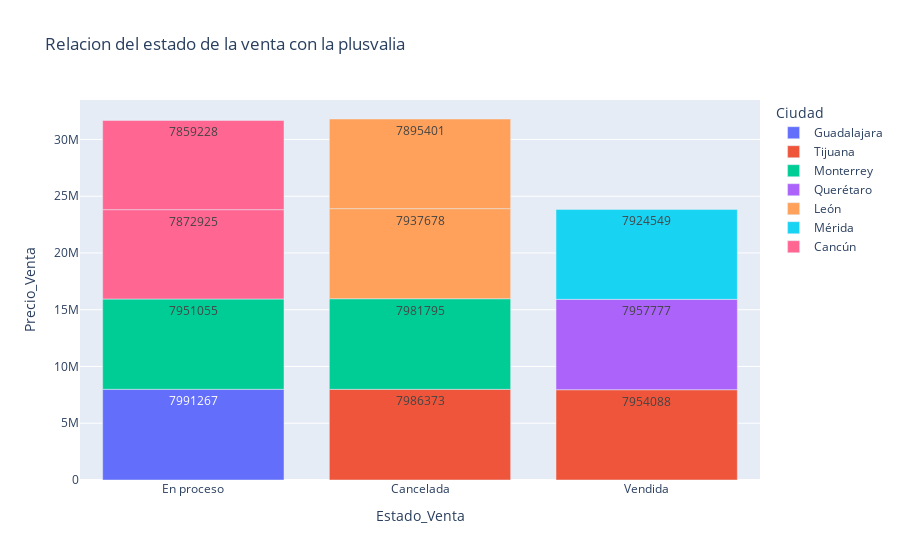

The code cell stored with this chart in its notebook:
### Code cell
figura2 = pl.bar(df_mascaro,x='Estado_Venta', y= 'Precio_Venta', color= 'Ciudad', title= 'Relacion del estado de la venta con la plusvalia', text='Precio_Venta')
figura2.show()

### Figure 1 — Plotly figure (JSON) as saved in the notebook; plotly's stock layout.template omitted (floating-point values rounded to 4 significant figures)
{"data": [{"alignmentgroup": "True", "hovertemplate": "Ciudad=Guadalajara<br>Estado_Venta=%{x}<br>Precio_Venta=%{text}<extra></extra>", "legendgroup": "Guadalajara", "marker": {"color": "#636efa", "pattern": {"shape": ""}}, "name": "Guadalajara", "offsetgroup": "Guadalajara", "orientation": "v", "showlegend": true, "text": [7991267], "textposition": "auto", "type": "bar", "x": ["En proceso"], "xaxis": "x", "y": [7991267], "yaxis": "y"}, {"alignmentgroup": "True", "hovertemplate": "Ciudad=Tijuana<br>Estado_Venta=%{x}<br>Precio_Venta=%{text}<extra></extra>", "legendgroup": "Tijuana", "marker": {"color": "#EF553B", "pattern": {"shape": ""}}, "name": "Tijuana", "offsetgroup": "Tijuana", "orientation": "v", "showlegend": true, "text": [7986373, 7954088], "textposition": "auto", "type": "bar", "x": ["Cancelada", "Vendida"], "xaxis": "x", "y": [7986373, 7954088], "yaxis": "y"}, {"alignmentgroup": "True", "hovertemplate": "Ciudad=Monterrey<br>Estado_Venta=%{x}<br>Precio_Venta=%{text}<extra></extra>", "legendgroup": "Monterrey", "marker": {"color": "#00cc96", "pattern": {"shape": ""}}, "name": "Monterrey", "offsetgroup": "Monterrey", "orientation": "v", "showlegend": true, "text": [7981795, 7951055], "textposition": "auto", "type": "bar", "x": ["Cancelada", "En proceso"], "xaxis": "x", "y": [7981795, 7951055], "yaxis": "y"}, {"alignmentgroup": "True", "hovertemplate": "Ciudad=Querétaro<br>Estado_Venta=%{x}<br>Precio_Venta=%{text}<extra></extra>", "legendgroup": "Querétaro", "marker": {"color": "#ab63fa", "pattern": {"shape": ""}}, "name": "Querétaro", "offsetgroup": "Querétaro", "orientation": "v", "showlegend": true, "text": [7957777], "textposition": "auto", "type": "bar", "x": ["Vendida"], "xaxis": "x", "y": [7957777], "yaxis": "y"}, {"alignmentgroup": "True", "hovertemplate": "Ciudad=León<br>Estado_Venta=%{x}<br>Precio_Venta=%{text}<extra></extra>", "legendgroup": "León", "marker": {"color": "#FFA15A", "pattern": {"shape": ""}}, "name": "León", "offsetgroup": "León", "orientation": "v", "showlegend": true, "text": [7937678, 7895401], "textposition": "auto", "type": "bar", "x": ["Cancelada", "Cancelada"], "xaxis": "x", "y": [7937678, 7895401], "yaxis": "y"}, {"alignmentgroup": "True", "hovertemplate": "Ciudad=Mérida<br>Estado_Venta=%{x}<br>Precio_Venta=%{text}<extra></extra>", "legendgroup": "Mérida", "marker": {"color": "#19d3f3", "pattern": {"shape": ""}}, "name": "Mérida", "offsetgroup": "Mérida", "orientation": "v", "showlegend": true, "text": [7924549], "textposition": "auto", "type": "bar", "x": ["Vendida"], "xaxis": "x", "y": [7924549], "yaxis": "y"}, {"alignmentgroup": "True", "hovertemplate": "Ciudad=Cancún<br>Estado_Venta=%{x}<br>Precio_Venta=%{text}<extra></extra>", "legendgroup": "Cancún", "marker": {"color": "#FF6692", "pattern": {"shape": ""}}, "name": "Cancún", "offsetgroup": "Cancún", "orientation": "v", "showlegend": true, "text": [7872925, 7859228], "textposition": "auto", "type": "bar", "x": ["En proceso", "En proceso"], "xaxis": "x", "y": [7872925, 7859228], "yaxis": "y"}], "layout": {"barmode": "relative", "legend": {"title": {"text": "Ciudad"}, "tracegroupgap": 0}, "title": {"text": "Relacion del estado de la venta con la plusvalia"}, "xaxis": {"anchor": "y", "domain": [0, 1], "title": {"text": "Estado_Venta"}}, "yaxis": {"anchor": "x", "domain": [0, 1], "title": {"text": "Precio_Venta"}}}}
